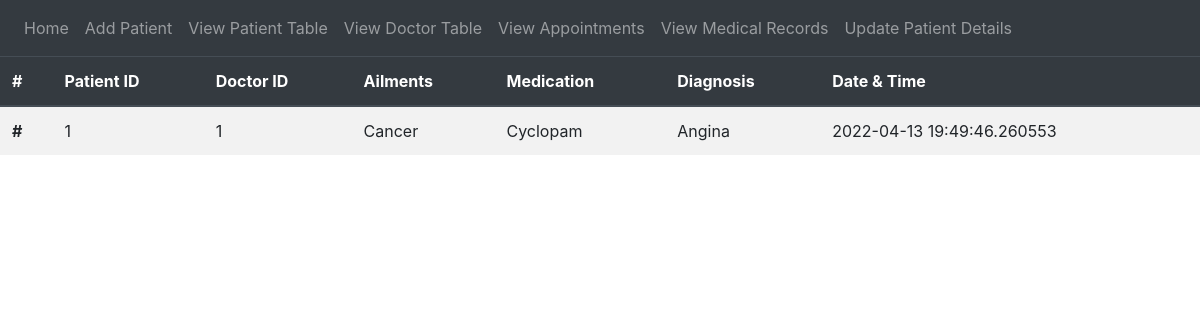
Before: /medrecTable with the older database file.
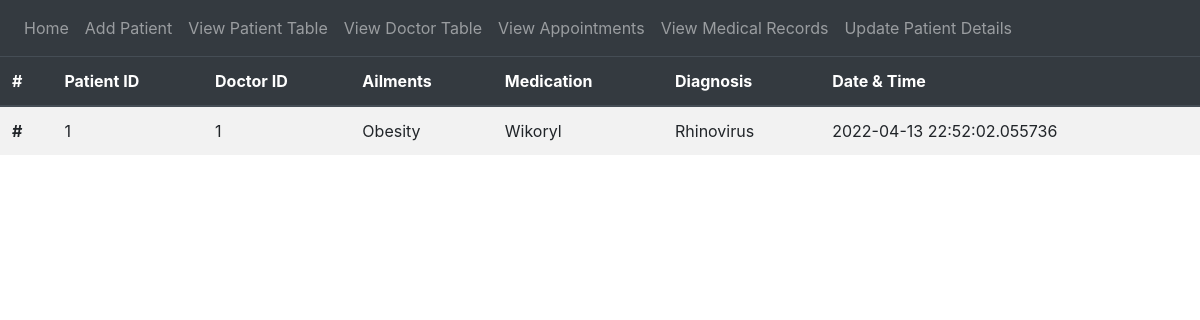
After: the same page with the newer database file.
### tables this page shows
CREATE TABLE MEDICALRECORDS (
            PatID INTEGER,
            DocID INTEGER,
            Ailments VARCHAR(255),
            Medication VARCHAR(255),
            Diagnosis VARCHAR(255),
            Date TIMESTAMP DEFAULT CURRENT_TIMESTAMP,
            FOREIGN KEY (PatID) references PATIENT(ID),
            FOREIGN KEY (DocID) references DOCTOR(ID),
            PRIMARY KEY (PatID, Date)
        );

### website/views.py (the view)
@views.route('/medrecTable')
def medrecTable():
    conn = sql.connect("hospital.db")
    conn.row_factory = sql.Row
    cur = conn.cursor()
    cur.execute("""DROP VIEW IF EXISTS MEDICALRECORD_VIEW""")
    medrec_view = """ CREATE VIEW MEDICALRECORD_VIEW AS SELECT * FROM MEDICALRECORDS;"""
    cur.execute(medrec_view)
    cur.execute("Select * from MEDICALRECORD_VIEW")
    rows = cur.fetchall()
    return render_template("medrecTable.html", rows = rows)

### website/templates/medrecTable.html (shortened to what this page needs)
{% extends "base.html" %}
{% block content %}
<table class="table table-striped">
    <thead class = "thead-dark">
        <tr>
            <th scope = "col">#</th>
            <th scope = "col">Patient ID</th>
            <th scope = "col">Doctor ID</th>
            <th scope = "col">Ailments</th>
            <th scope = "col">Medication</th>
            <th scope = "col">Diagnosis</th>
            <th scope = "col">Date & Time</th>
        </tr>
    </thead>
    <tbody>
    {% for row in rows %}
        <tr>
            <th scope = "row">#</th>
            <td>{{row['PatID']}}</td>
            <td>{{row['DocID']}}</td>
            <td>{{row['Ailments']}}</td>
            <td>{{row['Medication']}}</td>
            <td>{{row['Diagnosis']}}</td>
            <td>{{row['Date']}}</td>
        </tr>
    {% endfor %}
    </tbody>
</table>
{% endblock %}

Changed rows visible on the page:
removed MEDICALRECORDS: PatID "1", DocID "1", Ailments "Cancer", Medication "Cyclopam", Diagnosis "Angina", Date "2022-04-13 19:49:46.260553"
added MEDICALRECORDS: PatID "1", DocID "1", Ailments "Obesity", Medication "Wikoryl", Diagnosis "Rhinovirus", Date "2022-04-13 22:52:02.055736"
